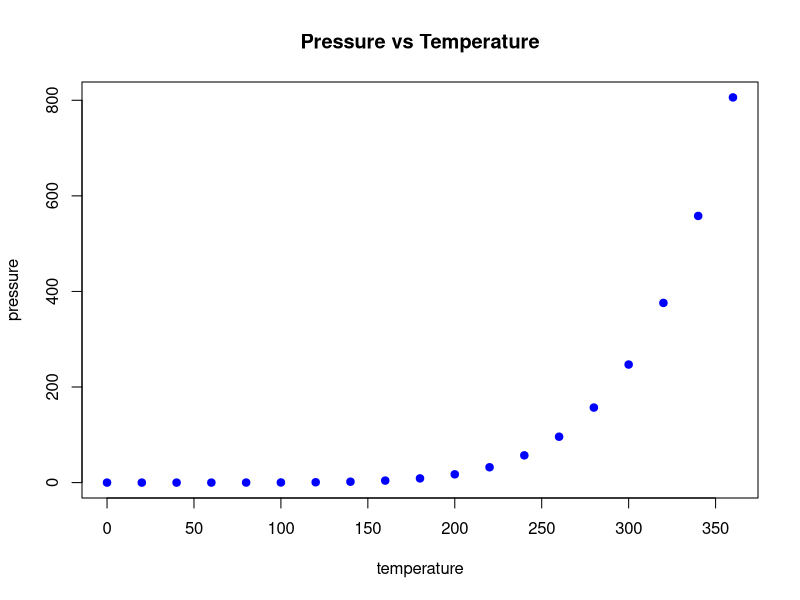

Source code (R):
## ---- chunk 1
knitr::opts_chunk$set(echo = TRUE)
## ---- chunk 2
summary(cars)
## ---- chunk 3
x <- 42
y <- 58
result <- x + y
result
## ---- chunk 4
# График с изменениями
plot(pressure, main = "Pressure vs Temperature", col = "blue", pch = 19)

